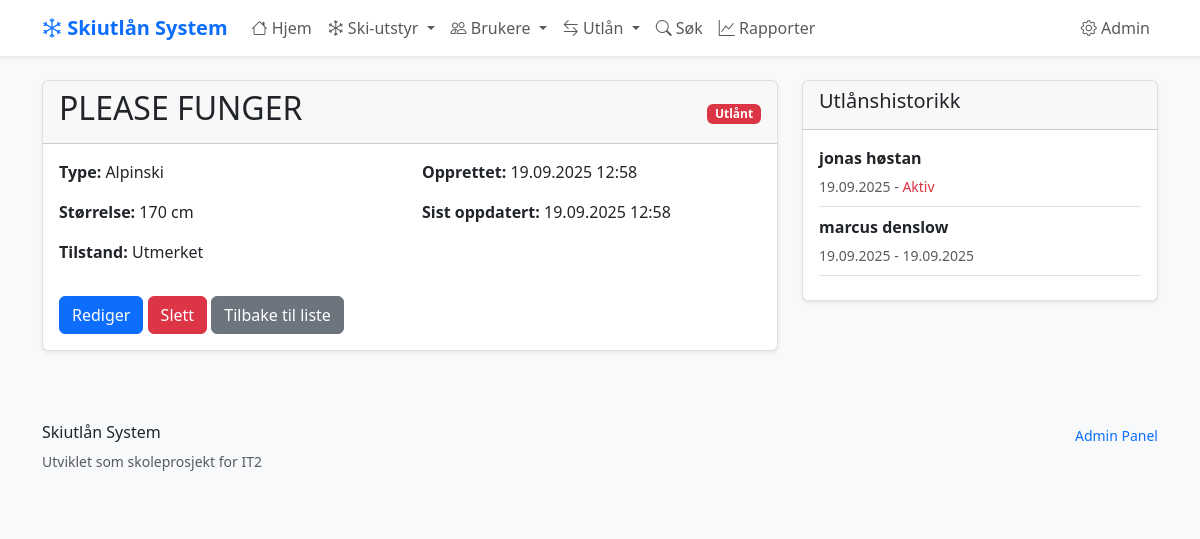
Screenshot of /ski-items/5/ with the database file from the repository.
### skiutlan/models.py (models this page shows, shortened)
class SkiItem(models.Model):
    SKI_TYPES = [
        ('alpinski', 'Alpinski'),
        ('langrenn', 'Langrennsski'),
        ('snowboard', 'Snowboard'),
        ('stovler', 'Skistøvler'),
        ('staver', 'Skistaver'),
    ]
    navn = models.CharField(max_length=100, help_text="Navn på ski-elementet")
    type_ski = models.CharField(
        max_length=20,
        choices=SKI_TYPES,
        help_text="Type ski-element"
    )
    storrelse = models.IntegerField(
        validators=[MinValueValidator(1), MaxValueValidator(300)],
        help_text="Størrelse i cm for ski/staver, EU-størrelse for støvler"
    )
    tilstand = models.CharField(
        max_length=20,
        choices=[
            ('utmerket', 'Utmerket'),
            ('god', 'God'),
            ('slitt', 'Slitt'),
            ('reparasjon', 'Trenger reparasjon'),
        ],
        default='god'
    )
    opprettet = models.DateTimeField(auto_now_add=True)
    oppdatert = models.DateTimeField(auto_now=True)
    class Meta:
        verbose_name = "Ski-element"
        verbose_name_plural = "Ski-elementer"
        ordering = ['type_ski', 'storrelse']  # Sorterer automatisk
    @property
    def er_ledig(self):
        return not self.utlan_set.filter(returnert_dato__isnull=True).exists()

class Utlan(models.Model):
    bruker = models.ForeignKey(Bruker, on_delete=models.CASCADE)
    ski_item = models.ForeignKey(SkiItem, on_delete=models.CASCADE)
    utlant_dato = models.DateTimeField(auto_now_add=True)
    planlagt_retur = models.DateField()
    returnert_dato = models.DateTimeField(blank=True, null=True)

class Bruker(models.Model):
    fornavn = models.CharField(max_length=50)
    etternavn = models.CharField(max_length=50)
    telefon = models.CharField(
        max_length=15,
        unique=True,  # Hver bruker må ha unikt telefonnummer
        help_text="Telefonnummer med landkode (+47)"
    )
    epost = models.EmailField(blank=True, null=True)
    registrert = models.DateTimeField(auto_now_add=True)
    class Meta:
        verbose_name = "Bruker"
        verbose_name_plural = "Brukere"
        ordering = ['etternavn', 'fornavn']

### skiutlan/views.py (the view)
# urls.py: path('ski-items/<int:item_id>/', views.ski_item_detalj, name='ski_item_detalj'),
def ski_item_detalj(request, item_id):
    ski_item = get_object_or_404(SkiItem, id=item_id)
    utlan_historikk = ski_item.utlan_set.all().order_by('-utlant_dato')
    er_ledig = ski_item.er_ledig
    context = {
        'ski_item': ski_item,
        'utlan_historikk': utlan_historikk,
        'er_ledig': er_ledig,
    }
    return render(request, 'skiutlan/ski_item_detalj.html', context)

### skiutlan/templates/skiutlan/ski_item_detalj.html (shortened to what this page needs)
{% extends 'skiutlan/base.html' %}
{% block content %}
<div class="row">
    <div class="col-md-8">
        <div class="card">
            <div class="card-header d-flex justify-content-between align-items-center">
                <h2>{{ ski_item.navn }}</h2>
                <div>
                    {% if er_ledig %}
                        <span class="badge bg-success">Ledig</span>
                    {% else %}
                        <span class="badge bg-danger">Utlånt</span>
                    {% endif %}
                </div>
            </div>
            <div class="card-body">
                <div class="row">
                    <div class="col-md-6">
                        <p><strong>Type:</strong> {{ ski_item.get_type_ski_display }}</p>
                        <p><strong>Størrelse:</strong> {{ ski_item.storrelse }}
                        {% if ski_item.type_ski == 'stovler' %}EU{% else %}cm{% endif %}</p>
                        <p><strong>Tilstand:</strong> {{ ski_item.get_tilstand_display }}</p>
                    </div>
                    <div class="col-md-6">
                        <p><strong>Opprettet:</strong> {{ ski_item.opprettet|date:"d.m.Y H:i" }}</p>
                        <p><strong>Sist oppdatert:</strong> {{ ski_item.oppdatert|date:"d.m.Y H:i" }}</p>
                    </div>
                </div>
                <div class="mt-3">
                    <a href="{% url 'skiutlan:ski_item_rediger' ski_item.id %}" class="btn btn-primary">Rediger</a>
                    <a href="{% url 'skiutlan:ski_item_slett' ski_item.id %}" class="btn btn-danger">Slett</a>
                    <a href="{% url 'skiutlan:ski_item_liste' %}" class="btn btn-secondary">Tilbake til liste</a>
                </div>
            </div>
        </div>
    </div>
    <div class="col-md-4">
        <div class="card">
            <div class="card-header">
                <h5>Utlånshistorikk</h5>
            </div>
            <div class="card-body">
                {% if utlan_historikk %}
                    {% for utlan in utlan_historikk %}
                        <div class="border-bottom pb-2 mb-2">
                            <p class="mb-1"><strong>{{ utlan.bruker.fornavn }} {{ utlan.bruker.etternavn }}</strong></p>
                            <small class="text-muted">
                                {{ utlan.utlant_dato|date:"d.m.Y" }} -
                                {% if utlan.returnert_dato %}
                                    {{ utlan.returnert_dato|date:"d.m.Y" }}
                                {% else %}
                                    <span class="text-danger">Aktiv</span>
                                {% endif %}
                            </small>
                        </div>
                    {% endfor %}
                {% else %}
                    <p class="text-muted">Ingen utlånshistorikk</p>
                {% endif %}
            </div>
        </div>
    </div>
</div>
{% endblock %}

### skiutlan/templates/skiutlan/base.html (style rules this page uses)
:root { --primary-color: #0d6efd; --secondary-color: #6c757d; --success-color: #198754; --warning-color: #ffc107; --danger-color: #dc3545; }
body { font-family: 'Segoe UI', Tahoma, Geneva, Verdana, sans-serif; background-color: #f8f9fa; }
.card { box-shadow: 0 0.125rem 0.25rem rgba(0, 0, 0, 0.075); border: 1px solid rgba(0, 0, 0, 0.125); }

### rows the page displays
SkiItem: navn "PLEASE FUNGER", type_ski "Alpinski", storrelse "170", tilstand "Utmerket", opprettet "19.09.2025 12:58", oppdatert "19.09.2025 12:58"
Utlan: bruker.fornavn "jonas", bruker.etternavn "høstan", utlant_dato "19.09.2025", shows "Aktiv"
Utlan: bruker.fornavn "marcus", bruker.etternavn "denslow", utlant_dato "19.09.2025", returnert_dato "19.09.2025"
